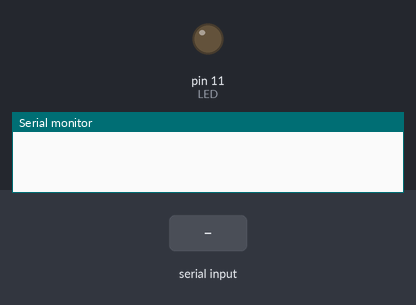
Recording of a sketch running on a simulated Arduino Uno, built with avr-gcc and run on an emulated ATmega328P. Shown: output pins drawn as LEDs (lit = HIGH), the last lines printed to the serial monitor. The test bench sets the inputs (shaded band).

Above: at 1.2 s.
1.3 s: "90,45\n" received over Serial
At 1.7 s:
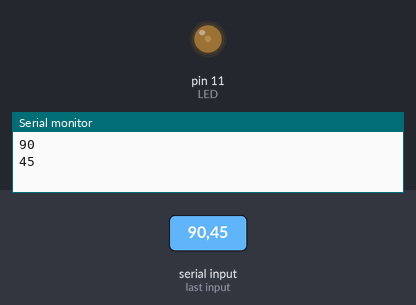
3.9 s: "30,150\n" received over Serial
At 4.7 s:
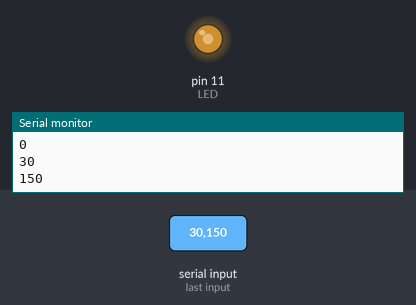
6.5 s: "200\n" received over Serial
At 7.3 s:
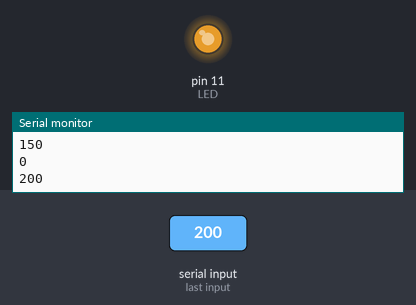
Timing chart, 0 to 9.5 s (numbered marks = the images above; inputs shaded):
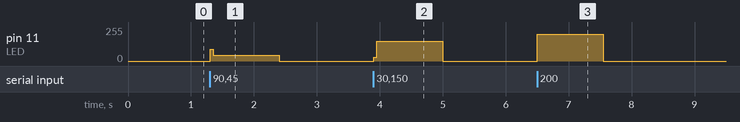

The sketch:

faded.ino
```cpp
int LED=11;
void setup() {
  // put your setup code here, to run once:
Serial.begin(9600);
pinMode(LED,OUTPUT);
}
int rx_byte=0;
void loop() {
  // put your main code here, to run repeatedly:
if(Serial.available()>0)
{
int rx_byte=Serial.parseInt();
  Serial.println(rx_byte);
  analogWrite(LED,rx_byte);
  delay(50);
}
}
```

Measured:
- after the input at 1.3 s, pin 11 (LED): 0/255 → 45/255 at once, → 0/255 1.1 s later
- after the input at 3.9 s, pin 11 (LED): 0/255 → 150/255 at once, → 0/255 1.1 s later
- after the input at 6.5 s, pin 11 (LED): 0/255 → 200/255 at once, → 0/255 1.0 s later
